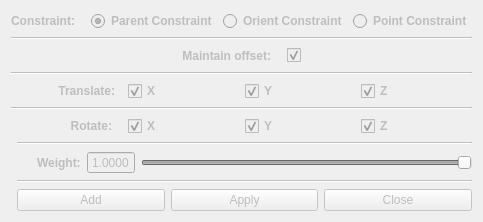
      <widget class="QWidget" name="constraint_tab">
       <property name="enabled">
        <bool>false</bool>
       </property>
       <attribute name="title">
        <string>创建约束</string>
       </attribute>
       <layout class="QGridLayout" name="gridLayout_3">
        <item row="3" column="0" colspan="2">
         <widget class="Line" name="upperTop_Line">
          <property name="orientation">
           <enum>Qt::Horizontal</enum>
          </property>
         </widget>
        </item>
        <item row="1" column="0" colspan="2">
         <widget class="Line" name="top_Line">
          <property name="orientation">
           <enum>Qt::Horizontal</enum>
          </property>
         </widget>
        </item>
        <item row="2" column="0" colspan="2">
         <layout class="QHBoxLayout" name="horizontalLayout_2">
          <item>
           <spacer name="horizontalSpacer_2">
            <property name="orientation">
             <enum>Qt::Horizontal</enum>
            </property>
            <property name="sizeHint" stdset="0">
             <size>
              <width>40</width>
              <height>20</height>
             </size>
            </property>
           </spacer>
          </item>
          <item>
           <widget class="QLabel" name="offset_Label">
            <property name="minimumSize">
             <size>
              <width>0</width>
              <height>0</height>
             </size>
            </property>
            <property name="font">
             <font>
              <weight>75</weight>
              <bold>true</bold>
             </font>
            </property>
            <property name="text">
             <string>Maintain offset:</string>
            </property>
            <property name="alignment">
             <set>Qt::AlignRight|Qt::AlignTrailing|Qt::AlignVCenter</set>
            </property>
            <property name="indent">
             <number>10</number>
            </property>
           </widget>
          </item>
          <item>
           <widget class="QCheckBox" name="offset_checkBox">
            <property name="minimumSize">
             <size>
              <width>0</width>
              <height>0</height>
             </size>
            </property>
            <property name="text">
             <string/>
            </property>
            <property name="checked">
             <bool>true</bool>
            </property>
           </widget>
          </item>
          <item>
           <spacer name="horizontalSpacer">
            <property name="orientation">
             <enum>Qt::Horizontal</enum>
            </property>
            <property name="sizeHint" stdset="0">
             <size>
              <width>40</width>
              <height>20</height>
             </size>
            </property>
           </spacer>
          </item>
         </layout>
        </item>
        <item row="0" column="0" colspan="2">
         <layout class="QHBoxLayout" name="horizontalLayout_3">
          <item>
           <widget class="QLabel" name="constraint_Lable">
            <property name="minimumSize">
             <size>
              <width>0</width>
              <height>0</height>
             </size>
            </property>
            <property name="font">
             <font>
              <weight>75</weight>
              <bold>true</bold>
             </font>
            </property>
            <property name="text">
             <string>Constraint:</string>
            </property>
            <property name="alignment">
             <set>Qt::AlignRight|Qt::AlignTrailing|Qt::AlignVCenter</set>
            </property>
            <property name="indent">
             <number>10</number>
            </property>
           </widget>
          </item>
          <item>
           <widget class="QRadioButton" name="parent_radioButton">
            <property name="minimumSize">
             <size>
              <width>0</width>
              <height>0</height>
             </size>
            </property>
            <property name="font">
             <font>
              <weight>75</weight>
              <bold>true</bold>
             </font>
            </property>
            <property name="text">
             <string>Parent Constraint</string>
            </property>
            <property name="checked">
             <bool>true</bool>
            </property>
           </widget>
          </item>
          <item>
           <widget class="QRadioButton" name="orient_radioButton">
            <property name="minimumSize">
             <size>
              <width>0</width>
              <height>0</height>
             </size>
            </property>
            <property name="font">
             <font>
              <weight>75</weight>
              <bold>true</bold>
             </font>
            </property>
            <property name="text">
             <string>Orient Constraint</string>
            </property>
           </widget>
          </item>
          <item>
           <widget class="QRadioButton" name="point_radioButton">
            <property name="minimumSize">
             <size>
              <width>0</width>
              <height>0</height>
             </size>
            </property>
            <property name="font">
             <font>
              <weight>75</weight>
              <bold>true</bold>
             </font>
            </property>
            <property name="text">
             <string>Point Constraint</string>
            </property>
           </widget>
          </item>
         </layout>
        </item>
        <item row="4" column="0" colspan="2">
         <layout class="QGridLayout" name="gridLayout_11">
          <item row="0" column="0">
           <widget class="QLabel" name="translate_Label">
            <property name="minimumSize">
             <size>
              <width>0</width>
              <height>0</height>
             </size>
            </property>
            <property name="font">
             <font>
              <weight>75</weight>
              <bold>true</bold>
             </font>
            </property>
            <property name="text">
             <string>Translate:</string>
            </property>
            <property name="alignment">
             <set>Qt::AlignRight|Qt::AlignTrailing|Qt::AlignVCenter</set>
            </property>
            <property name="indent">
             <number>7</number>
            </property>
           </widget>
          </item>
          <item row="0" column="1">
           <widget class="QCheckBox" name="translateX_CheckBox">
            <property name="minimumSize">
             <size>
              <width>0</width>
              <height>0</height>
             </size>
            </property>
            <property name="font">
             <font>
              <weight>75</weight>
              <bold>true</bold>
             </font>
            </property>
            <property name="text">
             <string>X</string>
            </property>
            <property name="checked">
             <bool>true</bool>
            </property>
           </widget>
          </item>
          <item row="0" column="2">
           <widget class="QCheckBox" name="translateY_CheckBox">
            <property name="minimumSize">
             <size>
              <width>0</width>
              <height>0</height>
             </size>
            </property>
            <property name="font">
             <font>
              <weight>75</weight>
              <bold>true</bold>
             </font>
            </property>
            <property name="text">
             <string>Y</string>
            </property>
            <property name="checked">
             <bool>true</bool>
            </property>
           </widget>
          </item>
          <item row="0" column="3">
           <widget class="QCheckBox" name="translateZ_CheckBox">
            <property name="minimumSize">
             <size>
              <width>0</width>
              <height>0</height>
             </size>
            </property>
            <property name="font">
             <font>
              <weight>75</weight>
              <bold>true</bold>
             </font>
            </property>
            <property name="text">
             <string>Z</string>
            </property>
            <property name="checked">
             <bool>true</bool>
            </property>
           </widget>
          </item>
         </layout>
        </item>
        <item row="9" column="1">
         <widget class="Line" name="bottom_Line">
          <property name="orientation">
           <enum>Qt::Horizontal</enum>
          </property>
         </widget>
        </item>
        <item row="6" column="0" colspan="2">
         <layout class="QGridLayout" name="gridLayout_12">
          <item row="0" column="0">
           <widget class="QLabel" name="rotate_Label">
            <property name="font">
             <font>
              <weight>75</weight>
              <bold>true</bold>
             </font>
            </property>
            <property name="text">
             <string>Rotate:</string>
            </property>
            <property name="alignment">
             <set>Qt::AlignRight|Qt::AlignTrailing|Qt::AlignVCenter</set>
            </property>
            <property name="indent">
             <number>10</number>
            </property>
           </widget>
          </item>
          <item row="0" column="1">
           <widget class="QCheckBox" name="rotateX_CheckBox">
            <property name="font">
             <font>
              <weight>75</weight>
              <bold>true</bold>
             </font>
            </property>
            <property name="text">
             <string>X</string>
            </property>
            <property name="checked">
             <bool>true</bool>
            </property>
           </widget>
          </item>
          <item row="0" column="2">
           <widget class="QCheckBox" name="rotateY_CheckBox">
            <property name="font">
             <font>
              <weight>75</weight>
              <bold>true</bold>
             </font>
            </property>
            <property name="text">
             <string>Y</string>
            </property>
            <property name="checked">
             <bool>true</bool>
            </property>
           </widget>
          </item>
          <item row="0" column="3">
           <widget class="QCheckBox" name="rotateZ_CheckBox">
            <property name="font">
             <font>
              <weight>75</weight>
              <bold>true</bold>
             </font>
            </property>
            <property name="text">
             <string>Z</string>
            </property>
            <property name="checked">
             <bool>true</bool>
            </property>
           </widget>
          </item>
         </layout>
        </item>
        <item row="5" column="0" colspan="2">
         <widget class="Line" name="lowerTop_Line">
          <property name="lineWidth">
           <number>1</number>
          </property>
          <property name="orientation">
           <enum>Qt::Horizontal</enum>
          </property>
         </widget>
        </item>
        <item row="8" column="1">
         <layout class="QGridLayout" name="gridLayout">
          <item row="0" column="2">
           <widget class="QSlider" name="weight_VerticalSlider">
            <property name="maximum">
             <number>1000</number>
            </property>
            <property name="singleStep">
             <number>10</number>
            </property>
            <property name="pageStep">
             <number>10</number>
            </property>
            <property name="value">
             <number>1000</number>
            </property>
            <property name="orientation">
             <enum>Qt::Horizontal</enum>
            </property>
           </widget>
          </item>
          <item row="0" column="0">
           <widget class="QLabel" name="weight_Label">
            <property name="font">
             <font>
              <weight>75</weight>
              <bold>true</bold>
             </font>
            </property>
            <property name="text">
             <string>Weight:</string>
            </property>
            <property name="textFormat">
             <enum>Qt::AutoText</enum>
            </property>
            <property name="scaledContents">
             <bool>false</bool>
            </property>
            <property name="alignment">
             <set>Qt::AlignLeading|Qt::AlignLeft|Qt::AlignVCenter</set>
            </property>
            <property name="wordWrap">
             <bool>false</bool>
            </property>
            <property name="margin">
             <number>10</number>
            </property>
            <property name="indent">
             <number>20</number>
            </property>
           </widget>
          </item>
          <item row="0" column="1">
           <widget class="QDoubleSpinBox" name="weight_doubleSpinBox">
            <property name="buttonSymbols">
             <enum>QAbstractSpinBox::NoButtons</enum>
            </property>
            <property name="decimals">
             <number>4</number>
            </property>
            <property name="maximum">
             <double>1.000000000000000</double>
            </property>
            <property name="singleStep">
             <double>0.001000000000000</double>
            </property>
            <property name="value">
             <double>1.000000000000000</double>
            </property>
           </widget>
          </item>
         </layout>
        </item>
        <item row="10" column="1">
         <layout class="QGridLayout" name="gridLayout_2">
          <item row="0" column="1">
           <widget class="QPushButton" name="apply_pushButton">
            <property name="toolTip">
             <string>创建约束</string>
            </property>
            <property name="text">
             <string>Apply</string>
            </property>
           </widget>
          </item>
          <item row="0" column="0">
           <widget class="QPushButton" name="add_pushButton">
            <property name="toolTip">
             <string>创建约束并关闭窗口</string>
            </property>
            <property name="text">
             <string>Add</string>
            </property>
           </widget>
          </item>
          <item row="0" column="2">
           <widget class="QPushButton" name="close_pushButton">
            <property name="toolTip">
             <string>关闭窗口</string>
            </property>
            <property name="text">
             <string>Close</string>
            </property>
           </widget>
          </item>
         </layout>
        </item>
        <item row="7" column="1">
         <widget class="Line" name="mbottom_Line">
          <property name="orientation">
           <enum>Qt::Horizontal</enum>
          </property>
         </widget>
        </item>
       </layout>
      </widget>
